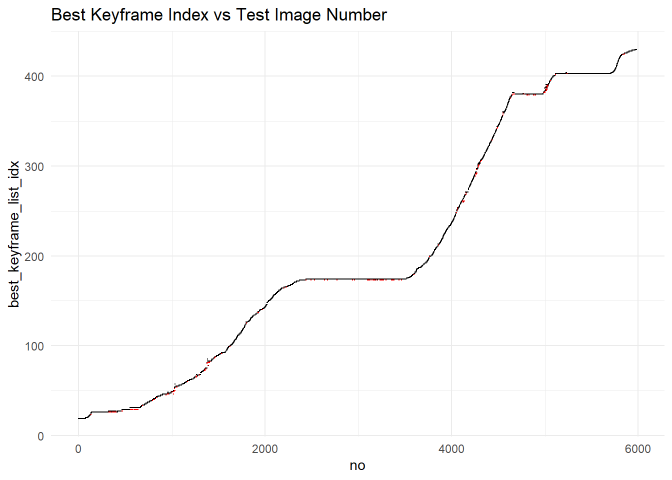
#> input picture results/cnn/best_keyframe_index_vs_test_image.png, 1344 x 960 px (shown at 1/2 size); its folder holds 4 pictures in this run
$ python homography_ransac.py ../../results/cnn/best_keyframe_index_vs_test_image.png ../../results/cnn/distribution_of_inlier_ratio.png
#> lines starting #> are read from the running program, lines starting #| are printed output that depends on the picture
import cv2
import numpy as np


def extract_orb_features(image, nfeatures=2000, mask=None):
    """
    Extract ORB keypoints and descriptors from a grayscale image.
    """
    orb = cv2.ORB_create(nfeatures=nfeatures)
    keypoints, descriptors = orb.detectAndCompute(image, mask)
    return keypoints, descriptors


def match_descriptors(desc1, desc2, ratio_thresh=0.75):
    """
    Match ORB descriptors using BFMatcher + KNN + Lowe's ratio test.
    ORB uses binary descriptors, so NORM_HAMMING is appropriate.
    """
    bf = cv2.BFMatcher(cv2.NORM_HAMMING, crossCheck=False)

    knn_matches = bf.knnMatch(desc1, desc2, k=2)

    good_matches = []
    for pair in knn_matches:
        if len(pair) < 2:
            continue
        m, n = pair
        if m.distance < ratio_thresh * n.distance:
            good_matches.append(m)

    return good_matches


def compute_inliers_homography(kp1, kp2, matches, ransac_thresh=3.0):
    """
    Compute inliers/outliers using Homography + RANSAC.
    Returns:
        H            : estimated homography (or None)
        inlier_mask  : mask of shape (N, 1), 1 for inlier, 0 for outlier
        pts1, pts2   : matched point arrays
    """
    if len(matches) < 4:
        return None, None, None, None

    pts1 = np.float32([kp1[m.queryIdx].pt for m in matches]).reshape(-1, 1, 2)
    pts2 = np.float32([kp2[m.trainIdx].pt for m in matches]).reshape(-1, 1, 2)

    H, inlier_mask = cv2.findHomography(
        pts1,
        pts2,
        method=cv2.RANSAC,
        ransacReprojThreshold=ransac_thresh
    )

    return H, inlier_mask, pts1, pts2


def draw_inlier_outlier_matches(img1, kp1, img2, kp2, matches, inlier_mask,
                                max_draw=100):
    """
    Draw inlier matches in green and outlier matches in red.
    """
    if inlier_mask is None:
        vis = cv2.drawMatches(
            img1, kp1, img2, kp2, matches[:max_draw], None,
            flags=cv2.DrawMatchesFlags_NOT_DRAW_SINGLE_POINTS
        )
        return vis

    inlier_mask = inlier_mask.ravel().astype(bool)

    inlier_matches = [m for m, keep in zip(matches, inlier_mask) if keep]
    outlier_matches = [m for m, keep in zip(matches, inlier_mask) if not keep]

    inlier_matches = inlier_matches[:max_draw]
    outlier_matches = outlier_matches[:max_draw]

    vis_inliers = cv2.drawMatches(
        img1, kp1, img2, kp2, inlier_matches, None,
        matchColor=(0, 255, 0),  # green
        flags=cv2.DrawMatchesFlags_NOT_DRAW_SINGLE_POINTS
    )

    vis_outliers = cv2.drawMatches(
        img1, kp1, img2, kp2, outlier_matches, None,
        matchColor=(0, 0, 255),  # red
        flags=cv2.DrawMatchesFlags_NOT_DRAW_SINGLE_POINTS
    )

    # Stack vertically for easier viewing
    vis = np.vstack([vis_inliers, vis_outliers])
    return vis


def compare_two_images(
    baseline_path,
    test_path,
    nfeatures=2000,
    ratio_thresh=0.75,
    ransac_thresh=3.0,
    save_vis_path="match_result.jpg",
    mask_fn=None,  # CNN: pass build_mask_fn() from cnn/mask_generator.py — TODO (ViT): swap in your equivalent here
):
    """
    Compare two images using ORB + matching + Homography RANSAC.
    """
#> called with nfeatures = 2000, ratio_thresh = 0.75, ransac_thresh = 3

    # 1. Load grayscale images
    img1 = cv2.imread(baseline_path, cv2.IMREAD_GRAYSCALE)
#> img1: shape (960, 1344); min 0, max 255, mean 252.2
    img2 = cv2.imread(test_path, cv2.IMREAD_GRAYSCALE)
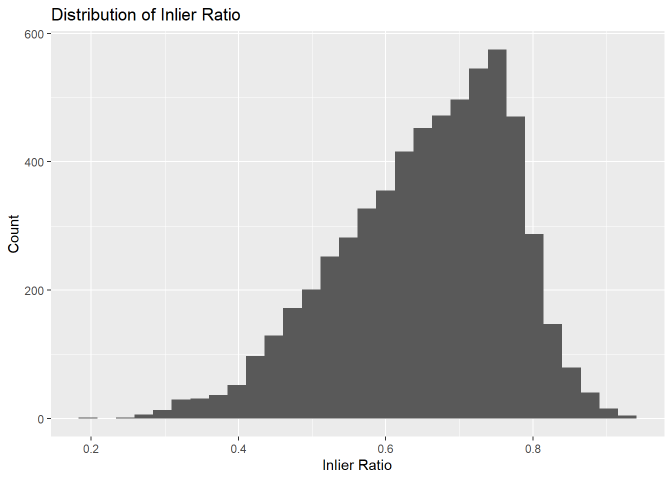
#> input picture results/cnn/distribution_of_inlier_ratio.png, 1344 x 960 px (shown at 1/2 size)
#> img2: shape (960, 1344); min 0, max 255, mean 206.4

    if img1 is None:
        raise FileNotFoundError(f"Cannot read baseline image: {baseline_path}")
    if img2 is None:
        raise FileNotFoundError(f"Cannot read test image: {test_path}")

    # 2. Extract ORB features
    kp1, desc1 = extract_orb_features(img1, nfeatures=nfeatures)
#> in extract_orb_features, `keypoints, descriptors = orb.detectAndCompute(image, mask)`: keypoints = 1890 keypoints; strongest (x, y, size): (32, 574, 31), (32, 387, 31), (33, 475, 31), (34, 610, 31)
#> kp1 has the same summary as keypoints in extract_orb_features
    kp2, desc2 = extract_orb_features(img2, nfeatures=nfeatures)
#> in extract_orb_features (call 2), `keypoints, descriptors = orb.detectAndCompute(image, mask)`: keypoints = 1383 keypoints; strongest (x, y, size): (378, 31, 31), (660, 928, 31), (33, 462, 31), (722, 922, 31)
#> kp2 has the same summary as keypoints in extract_orb_features

    # 2.5. Strip keypoints on dynamic objects if a mask function was provided (CNN/ViT)
    if mask_fn is not None:
        import os, sys as _sys
        _sys.path.insert(0, os.path.join(os.path.dirname(__file__), '..', 'cnn'))
        _sys.path.insert(0, os.path.join(os.path.dirname(__file__), '..', 'cnn', 'extras'))
        from feature_filter import filter_keypoints_and_descriptors
        from visualize import build_panel
        mask1 = mask_fn(baseline_path)
        mask2 = mask_fn(test_path)
        kp1, desc1 = filter_keypoints_and_descriptors(kp1, desc1, mask1)
        kp2, desc2 = filter_keypoints_and_descriptors(kp2, desc2, mask2)
        # Save CNN panel visualizations alongside the match result
        stem, ext = os.path.splitext(save_vis_path)
        cv2.imwrite(f"{stem}_panel_baseline{ext}", build_panel(baseline_path, mask=mask1))
        cv2.imwrite(f"{stem}_panel_test{ext}", build_panel(test_path, mask=mask2))

    if desc1 is None or len(kp1) == 0:
        raise ValueError("No ORB features found in baseline image.")
    if desc2 is None or len(kp2) == 0:
        raise ValueError("No ORB features found in test image.")

    # 3. Descriptor matching
    good_matches = match_descriptors(desc1, desc2, ratio_thresh=ratio_thresh)
#> in match_descriptors, `knn_matches = bf.knnMatch(desc1, desc2, k=2)`: knn_matches = 1890 matches
#> after the loop in match_descriptors, `for pair in knn_matches:`: good_matches = 284 matches
#> good_matches = 284 matches

    # 4. RANSAC inlier/outlier computation
    H, inlier_mask, pts1, pts2 = compute_inliers_homography(
        kp1, kp2, good_matches, ransac_thresh=ransac_thresh
    )
#> in compute_inliers_homography, `pts1 = np.float32([kp1[m.queryIdx].pt for m in matches]).reshape(-1, 1..`: pts1 = 284 rows, first 8: [724, 928], [219, 31], [759, 31], [33, 571], [685, 37], [526, 34], [689, 34], [722, 928]
#> in compute_inliers_homography, `pts2 = np.float32([kp2[m.trainIdx].pt for m in matches]).reshape(-1, 1..`: pts2 = 284 rows, first 8: [777, 928], [430, 33], [378, 31], [149, 36], [208, 37], [149, 34], [212, 34], [775, 928]
#> in compute_inliers_homography, `H, inlier_mask = cv2.findHomography( pts1, pts2, method=cv2.RANSAC, ra..`: H = [[1.04, 0.0311, -5.12], [-0.286, 1.01, 198.4], [-0.000613, 0.000482, 1]]; inlier_mask = 284 values, max 1 at index 0, min 0 at index 1, mean 0.127

    num_kp1 = len(kp1)
#> num_kp1 = 1890
    num_kp2 = len(kp2)
#> num_kp2 = 1383
    num_matches = len(good_matches)
#> num_matches = 284

    if inlier_mask is not None:
        num_inliers = int(inlier_mask.sum())
#> num_inliers = 36
        num_outliers = num_matches - num_inliers
#> num_outliers = 248
        inlier_ratio = num_inliers / num_matches if num_matches > 0 else 0.0
#> inlier_ratio = 0.127
    else:
        num_inliers = 0
        num_outliers = num_matches
        inlier_ratio = 0.0

    # 5. Draw and save visualization
    vis = draw_inlier_outlier_matches(img1, kp1, img2, kp2, good_matches, inlier_mask)
#> in draw_inlier_outlier_matches, `inlier_matches = [m for m, keep in zip(matches, inlier_mask) if keep]`: inlier_matches = 36 matches
#> in draw_inlier_outlier_matches, `outlier_matches = [m for m, keep in zip(matches, inlier_mask) if not k..`: outlier_matches = 248 matches
#> in draw_inlier_outlier_matches, `outlier_matches = outlier_matches[:max_draw]`: outlier_matches = 100 matches
#> in draw_inlier_outlier_matches, `vis_inliers = cv2.drawMatches( img1, kp1, img2, kp2, inlier_matches, N..`:
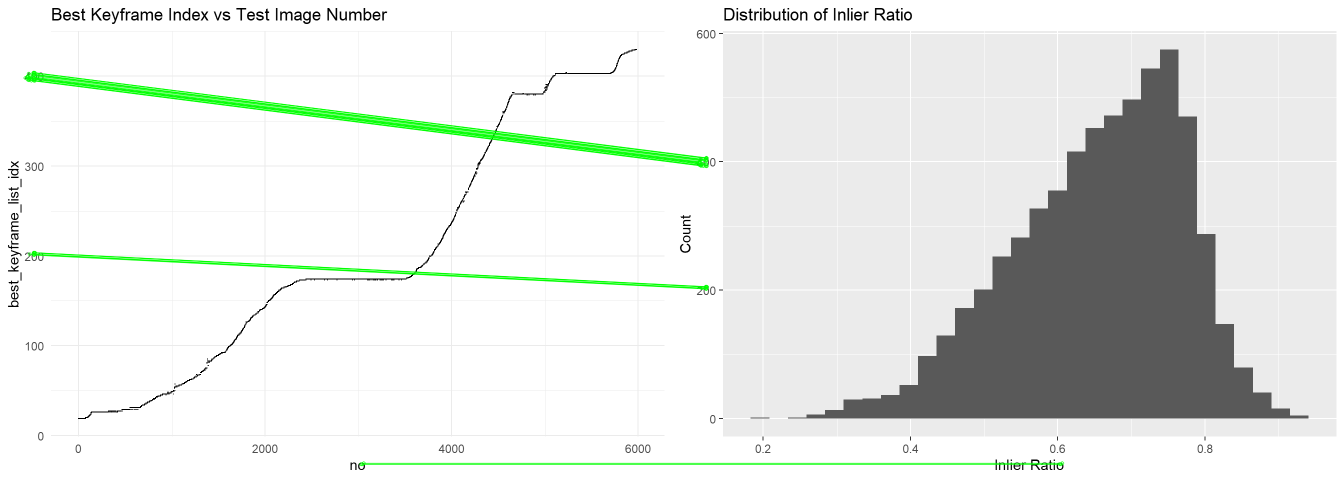
#> vis_inliers: shape (960, 2688, 3) (shown at 1/2 size); mean of channels 0, 1, 2 226.1, 229.4, 226.1; drawn as B, G, R
#> in draw_inlier_outlier_matches, `vis_outliers = cv2.drawMatches( img1, kp1, img2, kp2, outlier_matches,..`:
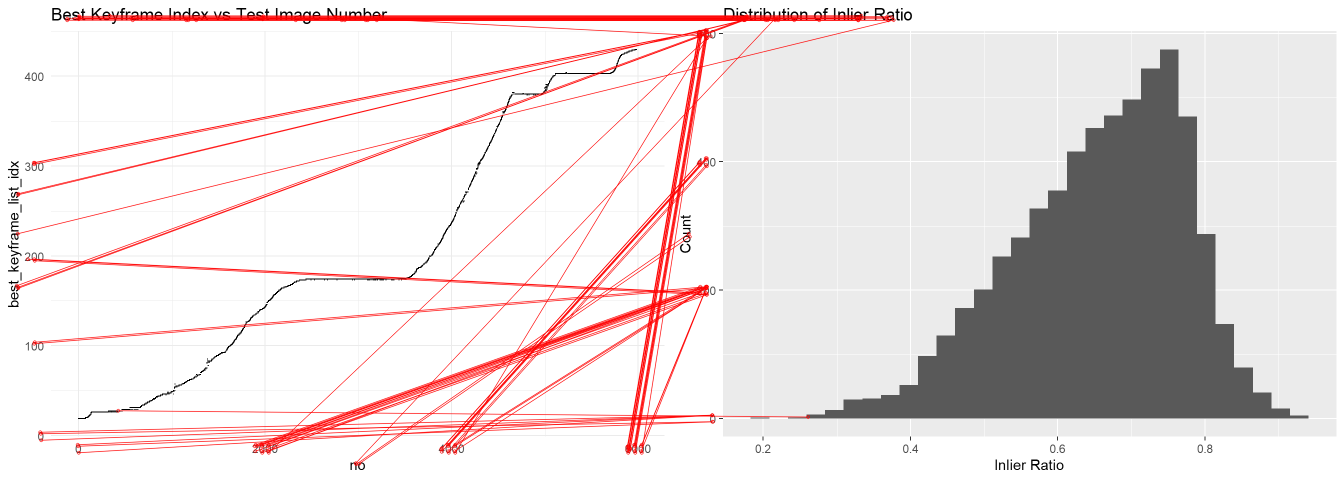
#> vis_outliers: shape (960, 2688, 3) (shown at 1/2 size); mean of channels 0, 1, 2 220.7, 220.7, 229.7; drawn as B, G, R
#> in draw_inlier_outlier_matches, `vis = np.vstack([vis_inliers, vis_outliers])`:
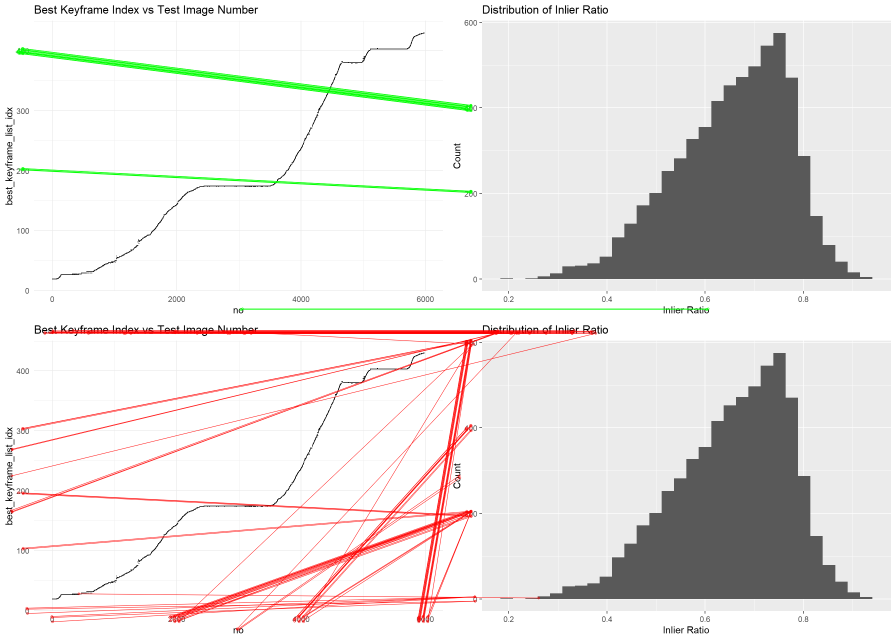
#> vis: shape (1920, 2688, 3) (shown at 1/3 size); mean of channels 0, 1, 2 223.4, 225, 227.9; drawn as B, G, R
    cv2.imwrite(save_vis_path, vis)

    # 6. Print summary
    print("===== Comparison Result =====")
    print(f"Baseline image: {baseline_path}")
    print(f"Test image    : {test_path}")
    print(f"# keypoints (baseline): {num_kp1}")
#| # keypoints (baseline): 1890
    print(f"# keypoints (test)    : {num_kp2}")
#| # keypoints (test)    : 1383
    print(f"# good matches        : {num_matches}")
#| # good matches        : 284
    print(f"# inliers             : {num_inliers}")
#| # inliers             : 36
    print(f"# outliers            : {num_outliers}")
#| # outliers            : 248
    print(f"Inlier ratio          : {inlier_ratio:.4f}")
#| Inlier ratio          : 0.1268
    print(f"Visualization saved to: {save_vis_path}")

    return {
        "num_kp_baseline": num_kp1,
        "num_kp_test": num_kp2,
        "num_matches": num_matches,
        "num_inliers": num_inliers,
        "num_outliers": num_outliers,
        "inlier_ratio": inlier_ratio,
        "homography": H,
        "inlier_mask": inlier_mask
    }


# [20 lines of commented-out code are left out]

import sys
from pathlib import Path

if __name__ == "__main__":
    if len(sys.argv) != 3:
        print("Usage: python homography_ransac.py <base_image> <test_image>")
        print("Example: python homography_ransac.py base_image/111.png test_image/222.png")
        sys.exit(1)

    baseline_path = sys.argv[1]
    test_path = sys.argv[2]

    # extract timestamp
    base_name = Path(baseline_path).stem
    test_name = Path(test_path).stem

    # output file
    output_file = f"ransac_{base_name}_{test_name}.png"

    result = compare_two_images(
        baseline_path=baseline_path,
        test_path=test_path,
        nfeatures=2000,
        ratio_thresh=0.75,
        ransac_thresh=3.0,
        save_vis_path=output_file
    )
#> result = 8 items
